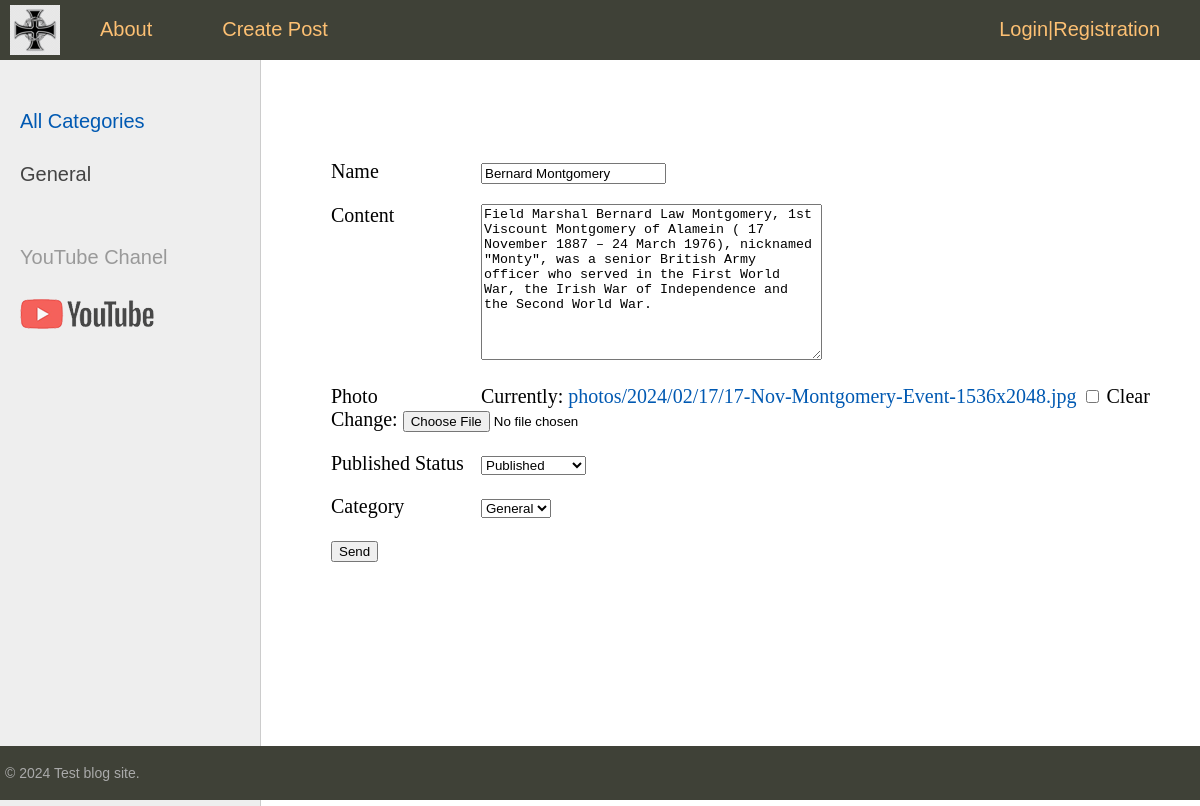
Page /edit/bernard-montgomery/ on the earlier database version.
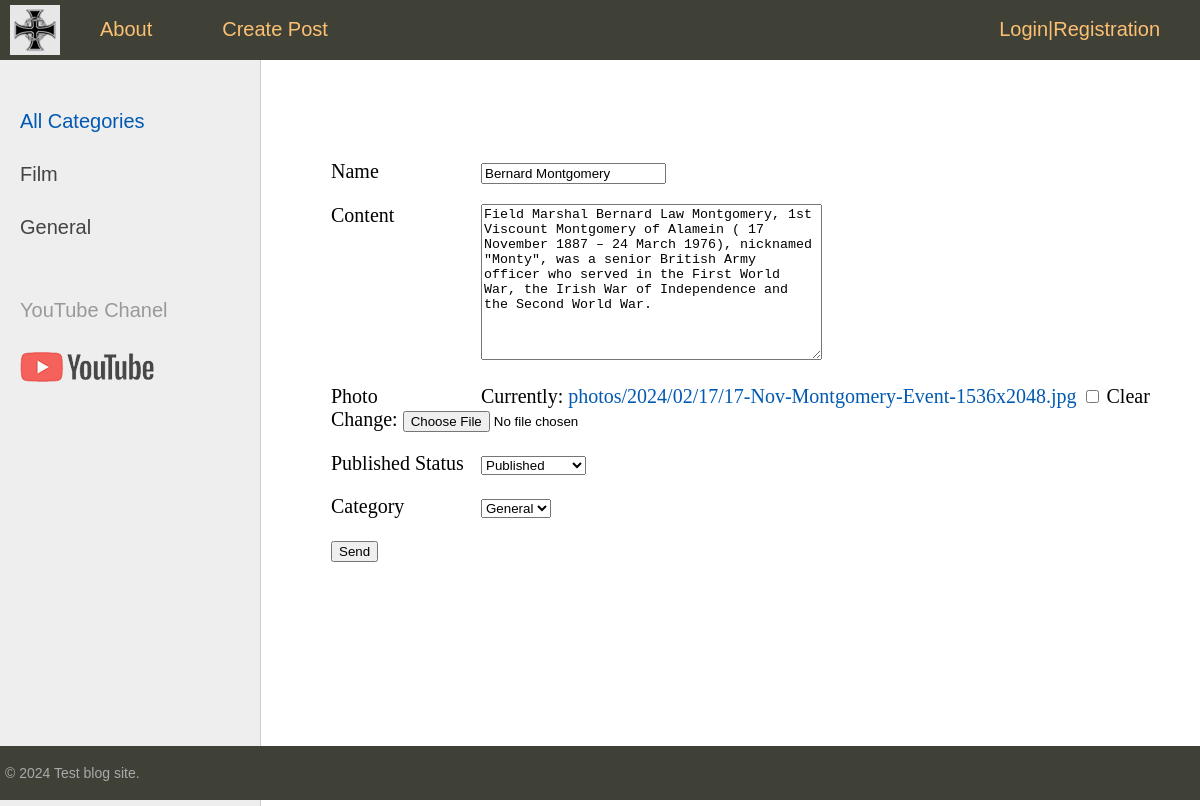
Same page on the later database version.
### sitetest/models.py (models this page shows, shortened)
class Category(models.Model):
    name = models.CharField(max_length=100, db_index=True, verbose_name="Category")
    slug = models.SlugField(max_length=255, unique=True, db_index=True, verbose_name="Slug")
    class Meta:
        verbose_name = "Category"
        verbose_name_plural = "Categories"
    def __str__(self):
        return self.name
    def get_absolute_url(self):
        return reverse("category", kwargs={"cat_slug": self.slug})

class Persons(models.Model):
    class Status(models.IntegerChoices):
        DRAFT = 0, "Not Published"
        PUBLISHED = 1, "Published"
    title = models.CharField(max_length=255, verbose_name="Name")
    slug = models.SlugField(max_length=255, unique=True, db_index=True, verbose_name="Slug")
    photo = models.FileField(upload_to='photos/%Y/%m/%d/',
                             blank=True, null=True, verbose_name="Photo")
    content = models.TextField(blank=True, verbose_name="content")
    time_create = models.DateTimeField(auto_now_add=True, verbose_name="Time of creation")
    time_update = models.DateTimeField(auto_now=True, verbose_name="Last update")
    is_published = models.BooleanField(choices=tuple(map(lambda x: (bool(x[0]), x[1]), Status.choices)),
                                       default=Status.DRAFT, verbose_name="Published Status")
    cat = models.ForeignKey('Category', on_delete=models.PROTECT, related_name='categ', verbose_name="Category")
    tags = models.ManyToManyField('TagPost', blank=True, related_name='tags', verbose_name="Tags")
    country = models.OneToOneField('Country', blank=True, on_delete=models.SET_NULL, null=True, related_name='countri',
                                   verbose_name="Country")
    author = models.ForeignKey(get_user_model(), on_delete=models.SET_NULL, related_name='posts', null=True,
                               default=True)
    objects = models.Manager()
    published = PublishedManager()
    class Meta:
        verbose_name_plural = "Person"

### sitetest/views.py (the view)
# urls.py: path('edit/<slug:slug>/', views.ChangePost.as_view(), name='edit_post'),
class ChangePost(DataMixin, UpdateView):
    model = Persons
    fields = ['title', 'content', 'photo', 'is_published', 'cat']
    template_name = 'sitetest/addpost.html'
    success_url = reverse_lazy('home')
    title_page = 'Changing Form'

### sitetest/templatetags/person_tags.py (called while the page is built)
@register.inclusion_tag('sitetest/list_categories.html')
def show_categories(cat_selected=0):
    cats = Category.objects.annotate(total=Count("categ")).filter(total__gt=0)
    return {'cats': cats, 'cat_selected': cat_selected}

@register.inclusion_tag('sitetest/list_tags.html')
def show_tags():
    tags = TagPost.objects.annotate(total=Count("tags")).filter(total__gt=0)
    return {'tags': tags}

### users/context_processors.py (called while the page is built)
def get_upper_menu(request):
    return {'upper_menu':menu}

### sitetest/templates/sitetest/addpost.html (shortened to what this page needs)
{%extends 'base.html'%}
{% block content%}
<form action="" , method="Post" enctype="multipart/form-data">
    <form action="" method="post">
        {% for f in form %}
        <p><label class="form-label" for="{{ f.id_for_label }}">{{ f.label }}</label>{{ f }}</p>
        {% endfor %}
        <p>
            <button type="submit">Send</button>
        </p>
    </form>
    {%endblock%}

### templates/base.html (shortened to what this page needs)
{% load static %}
{% load person_tags %}
<!DOCTYPE html>
<html>
<head>
    <link type="text/css" href="{% static 'sitetest/css/styles.css' %}" rel="stylesheet"/>
</head>
<body>
<table class="table-page" border=0 cellpadding="0" cellspacing="0">
    <tr>
        <td valign=top>
            {% block mainmenu %}
            <div class="header">
                <ul id="mainmenu" class="mainmenu">
                    <li class="logo"><a href="{% url 'home' %}">
                        <div class="logo"></div>
                    </a></li>
                    {% for m in upper_menu %}
                    <li><a href="{% url m.url_name %}">{{m.title}}</a></li>
                    {% endfor %}
                    {%if user.is_authenticated%}
                    <li class="last"><a href="{%url 'users:profile'%}">{{user.username}}</a>|<a
                            href="{%url 'users:logout'%}">Logout</a></li>
                    {%else%}
                    <li class="last"><a href="{%url 'users:login'%}">Login</a>|<a href="{%url 'users:registration'%}">Registration</a>
                    </li>
                    {%endif%}
                </ul>
            </div>
            {% endblock mainmenu %}
            <table class="table-content" border=0 cellpadding="0" cellspacing="0">
                <tr>
                    <td valign="top" class="left-chapters">
                        <ul id="leftchapters">
                            {% if cat_selected == 0 or cat_selected is None %}
                            <li class="selected">All Categories</li>
                            {% else %}
                            <li><a href="{% url 'home' %}">All Сategories</a></li>
                            {% endif %}
                            {% show_categories cat_selected%}
                            <li class="share">
                                <p>YouTube Chanel</p>
                                <a class="share-yt" href="https://www.youtube.com/channel/UCnRAS_JjCz_UkiyF-bRwD_g"
                                   target="_blank" rel="nofollow"></a>
                            </li>
                        </ul>
                    </td>
                    <td valign="top" class="content">
                        <div class="content-text">
                            {% block content %}
                            {% endblock %}
                        </div>
                    </td>
                </tr>
            </table>
        </td>
    </tr>
    <tr>
        <td valign=top>
            <div id="footer">
                <p>&copy; 2024 Test blog site.</p>
            </div>
        </td>
    </tr>
</table>
</body>
</html>

### sitetest/templates/sitetest/list_categories.html
{% for cat in cats %}
{% if cat.id == cat_selected%}
<li class="selected">{{cat.name}}</li>
{% else %}
<li><a href="{{ cat.get_absolute_url }}">{{cat.name}}</a></li>
{% endif %}
{% endfor %}

### sitetest/static/sitetest/css/styles.css (style rules this page uses)
html, body { font-family: 'Arial'; margin: 0; padding: 0; height: 100%; width: 100%; color: #444; }
a { color: #0059b2; text-decoration: none; }
.table-page { width: 100%; height: 100%; vertical-align: top; }
.table-page tr { height: 100%; }
.header { background: #3F4137; height: 60px; }
.logo { background: url('../images/logo.png') no-repeat 10px 5px; width: 70px; height: 60px; }
ul.mainmenu { list-style: none; margin: 0; padding: 0; height: 60px; color: #fdc073; font-size: 20px; overflow: hidden; }
ul.mainmenu li { float: left; margin: 18px 40px 0 30px; }
ul.mainmenu li.logo { margin: 0; }
ul.mainmenu li.last { float: right; }
ul.mainmenu li a { color: #fdc073; text-decoration: none; }
.table-content { width: 100%; min-height: 100%; height: 100%; }
.left-chapters { margin: 0; background: #eee; border-right: 1px solid #ccc; }
.left-chapters ul { width: 230px; margin: 0; padding: 20px 10px 10px 20px; list-style: none; font-size: 20px; }
.left-chapters ul li { margin: 30px 0 0 0; color: #999; }
.left-chapters ul li.selected { color: #0059b2; }
.left-chapters ul li a { color: #444; text-decoration: none; }
.left-chapters ul li.share { margin: 60px 0 0 0; }
.left-chapters ul li.share p { margin: 30px 0 30px 0; }
.left-chapters ul li.share a { display: inline-block; width: 40px; height: 40px; margin: 0 20px 0 0; }
.left-chapters ul li.share a.share-yt { width: 100%; height: 30px; background: url('../images/share_yt.png') no-repeat 0 0 }
.content { padding: 40px 20px 20px 40px; width: 100%; box-sizing: border-box; }
.content-text { margin: 60px 0 0 30px; color: #000; font-size: 20px; font-family: Yandex Sans Display Light; }
#footer { box-sizing: border-box; background: #3F4137; padding: 5px; color: #aaa; font-size: 14px; font-family: Verdana, Geneva, Arial, Helvetica; text-align: left; overflow: hidden; }
.form-label { display: inline-block; min-width: 150px; vertical-align: top; }

Differences in the rows shown:
added Category: name "Film"
